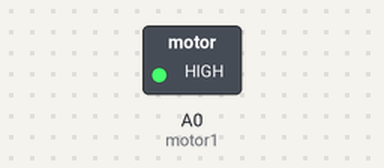
A sketch run on a simulated Arduino Uno, built with avr-gcc and run on an emulated ATmega328P. On the bench: switched loads named in the sketch (green lamp = pin HIGH).

Above: at 0.1 s.
Timing chart, 0 to 1.6 s (numbered marks = the images above):
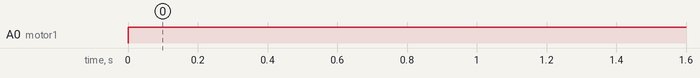

Measured:
- by itself, A0 (motor1): LOW → HIGH at 0.00 s

The sketch:

move_2.0.ino
```cpp
int motor1 = A0;

void setup() {
  // put your setup code here, to run once:
  pinMode(motor1, OUTPUT);

}

void loop() {
  // put your main code here, to run repeatedly:
  analogWrite(motor1, 255);
}
```
